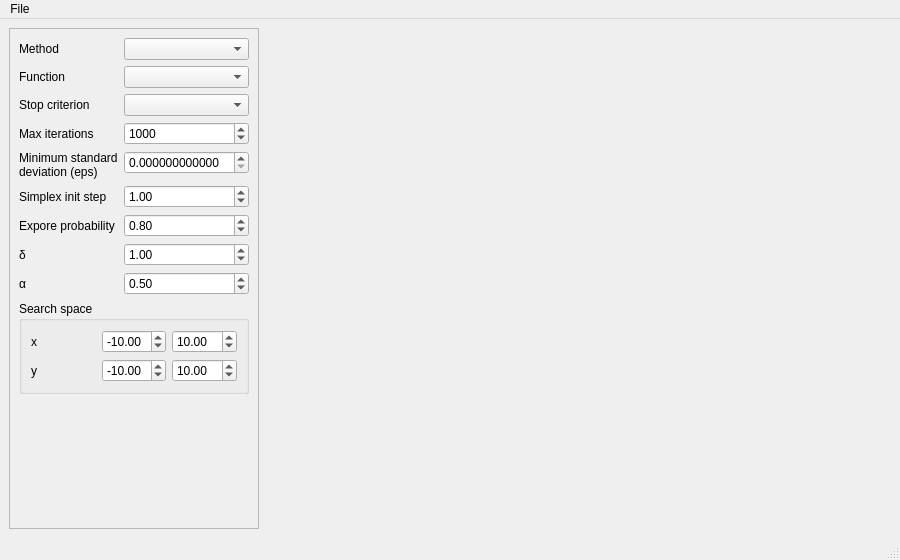
<?xml version="1.0" encoding="UTF-8"?>
<ui version="4.0">
 <class>MainWindow</class>
 <widget class="QMainWindow" name="MainWindow">
  <property name="geometry">
   <rect>
    <x>0</x>
    <y>0</y>
    <width>900</width>
    <height>560</height>
   </rect>
  </property>
  <property name="sizePolicy">
   <sizepolicy hsizetype="Expanding" vsizetype="Expanding">
    <horstretch>0</horstretch>
    <verstretch>0</verstretch>
   </sizepolicy>
  </property>
  <property name="minimumSize">
   <size>
    <width>900</width>
    <height>560</height>
   </size>
  </property>
  <property name="windowTitle">
   <string>MainWindow</string>
  </property>
  <widget class="QWidget" name="centralwidget">
   <property name="sizePolicy">
    <sizepolicy hsizetype="Expanding" vsizetype="Expanding">
     <horstretch>0</horstretch>
     <verstretch>0</verstretch>
    </sizepolicy>
   </property>
   <layout class="QGridLayout" name="gridLayout">
    <item row="1" column="0">
     <layout class="QHBoxLayout" name="horizontalLayout">
      <item>
       <widget class="QFrame" name="frame">
        <property name="sizePolicy">
         <sizepolicy hsizetype="Minimum" vsizetype="Preferred">
          <horstretch>0</horstretch>
          <verstretch>0</verstretch>
         </sizepolicy>
        </property>
        <property name="minimumSize">
         <size>
          <width>250</width>
          <height>0</height>
         </size>
        </property>
        <property name="maximumSize">
         <size>
          <width>250</width>
          <height>16777215</height>
         </size>
        </property>
        <property name="frameShape">
         <enum>QFrame::StyledPanel</enum>
        </property>
        <property name="frameShadow">
         <enum>QFrame::Raised</enum>
        </property>
        <layout class="QGridLayout" name="gridLayout_2">
         <item row="0" column="0">
          <layout class="QFormLayout" name="formLayout_2">
           <item row="0" column="0">
            <widget class="QLabel" name="label">
             <property name="text">
              <string>Method</string>
             </property>
            </widget>
           </item>
           <item row="0" column="1">
            <widget class="QComboBox" name="method_comboBox"/>
           </item>
           <item row="1" column="0">
            <widget class="QLabel" name="label_2">
             <property name="text">
              <string>Function</string>
             </property>
            </widget>
           </item>
           <item row="1" column="1">
            <widget class="QComboBox" name="function_comboBox"/>
           </item>
           <item row="2" column="0">
            <widget class="QLabel" name="label_3">
             <property name="text">
              <string>Stop criterion</string>
             </property>
            </widget>
           </item>
           <item row="2" column="1">
            <widget class="QComboBox" name="stopCriterion_comboBox"/>
           </item>
           <item row="3" column="0">
            <widget class="QLabel" name="label_4">
             <property name="text">
              <string>Max iterations</string>
             </property>
            </widget>
           </item>
           <item row="3" column="1">
            <widget class="QSpinBox" name="maxIterations_spinBox">
             <property name="minimum">
              <number>1</number>
             </property>
             <property name="maximum">
              <number>999999</number>
             </property>
             <property name="value">
              <number>1000</number>
             </property>
            </widget>
           </item>
           <item row="4" column="0">
            <widget class="QLabel" name="label_5">
             <property name="text">
              <string>Minimum standard deviation (eps)</string>
             </property>
             <property name="wordWrap">
              <bool>true</bool>
             </property>
            </widget>
           </item>
           <item row="4" column="1">
            <widget class="QDoubleSpinBox" name="eps_doubleSpinBox">
             <property name="decimals">
              <number>12</number>
             </property>
             <property name="minimum">
              <double>0.000000000000000</double>
             </property>
             <property name="singleStep">
              <double>0.100000000000000</double>
             </property>
             <property name="value">
              <double>0.000000000000000</double>
             </property>
            </widget>
           </item>
           <item row="5" column="0">
            <widget class="QLabel" name="label_6">
             <property name="text">
              <string>Simplex init step</string>
             </property>
            </widget>
           </item>
           <item row="5" column="1">
            <widget class="QDoubleSpinBox" name="simplexInitStep_doubleSpinBox">
             <property name="value">
              <double>1.000000000000000</double>
             </property>
            </widget>
           </item>
           <item row="6" column="0">
            <widget class="QLabel" name="label_7">
             <property name="text">
              <string>Expore probability</string>
             </property>
            </widget>
           </item>
           <item row="6" column="1">
            <widget class="QDoubleSpinBox" name="p_doubleSpinBox">
             <property name="maximum">
              <double>1.000000000000000</double>
             </property>
             <property name="singleStep">
              <double>0.100000000000000</double>
             </property>
             <property name="value">
              <double>0.800000000000000</double>
             </property>
            </widget>
           </item>
           <item row="7" column="0">
            <widget class="QLabel" name="label_8">
             <property name="text">
              <string>δ</string>
             </property>
            </widget>
           </item>
           <item row="7" column="1">
            <widget class="QDoubleSpinBox" name="delta_doubleSpinBox">
             <property name="value">
              <double>1.000000000000000</double>
             </property>
            </widget>
           </item>
           <item row="8" column="0">
            <widget class="QLabel" name="label_9">
             <property name="text">
              <string>α</string>
             </property>
            </widget>
           </item>
           <item row="8" column="1">
            <widget class="QDoubleSpinBox" name="alpha_doubleSpinBox">
             <property name="maximum">
              <double>1.000000000000000</double>
             </property>
             <property name="singleStep">
              <double>0.100000000000000</double>
             </property>
             <property name="value">
              <double>0.500000000000000</double>
             </property>
            </widget>
           </item>
           <item row="9" column="0" colspan="2">
            <widget class="QGroupBox" name="groupBox">
             <property name="title">
              <string>Search space</string>
             </property>
             <layout class="QGridLayout" name="gridLayout_3">
              <item row="1" column="2">
               <widget class="QDoubleSpinBox" name="xEnd_doubleSpinBox">
                <property name="minimum">
                 <double>-99.000000000000000</double>
                </property>
                <property name="value">
                 <double>10.000000000000000</double>
                </property>
               </widget>
              </item>
              <item row="1" column="0">
               <widget class="QLabel" name="label_10">
                <property name="text">
                 <string>x</string>
                </property>
               </widget>
              </item>
              <item row="1" column="1">
               <widget class="QDoubleSpinBox" name="xStart_doubleSpinBox">
                <property name="minimum">
                 <double>-99.000000000000000</double>
                </property>
                <property name="value">
                 <double>-10.000000000000000</double>
                </property>
               </widget>
              </item>
              <item row="2" column="0">
               <widget class="QLabel" name="label_11">
                <property name="text">
                 <string>y</string>
                </property>
               </widget>
              </item>
              <item row="2" column="1">
               <widget class="QDoubleSpinBox" name="yStart_doubleSpinBox">
                <property name="minimum">
                 <double>-99.000000000000000</double>
                </property>
                <property name="value">
                 <double>-10.000000000000000</double>
                </property>
               </widget>
              </item>
              <item row="2" column="2">
               <widget class="QDoubleSpinBox" name="yEnd_doubleSpinBox">
                <property name="minimum">
                 <double>-99.000000000000000</double>
                </property>
                <property name="value">
                 <double>10.000000000000000</double>
                </property>
               </widget>
              </item>
             </layout>
            </widget>
           </item>
          </layout>
         </item>
        </layout>
       </widget>
      </item>
      <item>
       <widget class="QCustomPlot" name="plot" native="true">
        <property name="minimumSize">
         <size>
          <width>500</width>
          <height>400</height>
         </size>
        </property>
       </widget>
      </item>
     </layout>
    </item>
   </layout>
  </widget>
  <widget class="QMenuBar" name="menubar">
   <property name="geometry">
    <rect>
     <x>0</x>
     <y>0</y>
     <width>900</width>
     <height>24</height>
    </rect>
   </property>
   <widget class="QMenu" name="menuFile">
    <property name="title">
     <string>File</string>
    </property>
    <addaction name="actionExit"/>
   </widget>
   <addaction name="menuFile"/>
  </widget>
  <widget class="QStatusBar" name="statusbar"/>
  <action name="actionExit">
   <property name="text">
    <string>Exit</string>
   </property>
  </action>
 </widget>
 <customwidgets>
  <customwidget>
   <class>QCustomPlot</class>
   <extends>QWidget</extends>
   <header>qcustomplot.h</header>
   <container>1</container>
  </customwidget>
 </customwidgets>
 <resources/>
 <connections/>
</ui>
